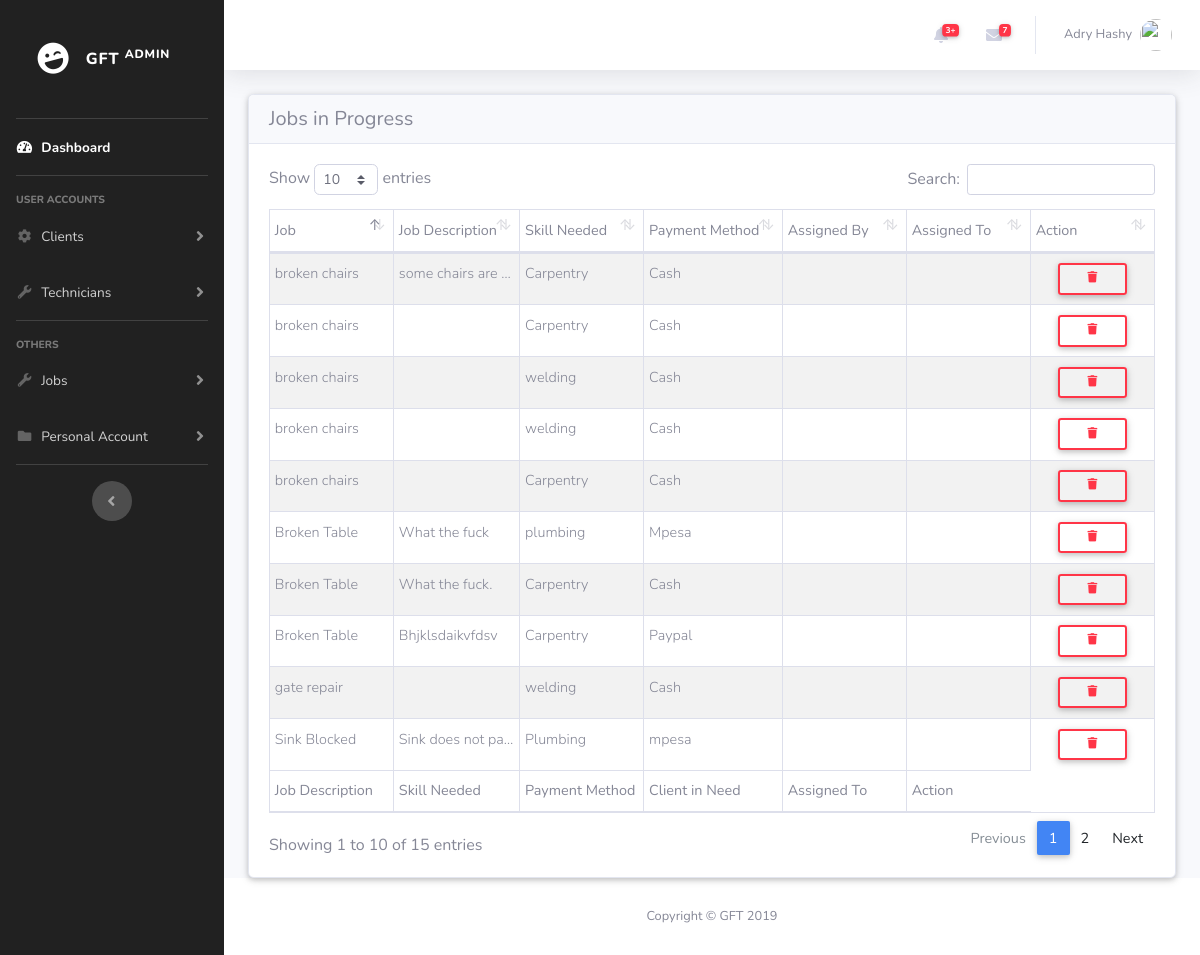
/Admin/jobsincomplete.php (signed in), run on the app's committed database.
### tables this page shows
CREATE TABLE `users` (
  `C_id` int(255) NOT NULL,
  `first_name` varchar(255) NOT NULL,
  `second_name` varchar(255) NOT NULL,
  `national_id` int(20) NOT NULL,
  `email` varchar(100) NOT NULL,
  `password` varchar(100) NOT NULL,
  `role` varchar(100) NOT NULL
);

CREATE TABLE `job` (
  `J_Id` int(100) NOT NULL,
  `job_name` varchar(20) NOT NULL,
  `job_description` varchar(255) NOT NULL,
  `skill_needed` varchar(50) NOT NULL,
  `assigned_by` varchar(100) NOT NULL,
  `assigned_to` varchar(100) NOT NULL,
  `payment_method` varchar(20) NOT NULL,
  `job_status` tinyint(1) NOT NULL
);

### Admin/jobsincomplete.php (the view, shortened to what this page needs)
<!DOCTYPE html>
<html lang="en">
<head>
  <link href="vendor/fontawesome-free/css/all.min.css" rel="stylesheet" type="text/css">
  <link href="../bootstrap-4.2.1-dist/css/mdb.min.css" rel="stylesheet">
  <link href="css/sb-admin-2.min.css" rel="stylesheet">
  <link href="vendor/datatables/dataTables.bootstrap4.min.css" rel="stylesheet">
</head>
<body id="page-top">
  <div id="wrapper">
      <?php include '../includes/adminnav.php'; ?>
    <div id="content-wrapper" class="d-flex flex-column">
      <div id="content">
        <?php include '../includes/AdminTop.php'; ?>
        <div class="container-fluid">
          <div class="card">
            <h5 class="card-header h5">Jobs in Progress</h5>
          <div class="card-body">
          <table id="dataTable" class="table table-striped table-bordered table-sm" cellspacing="0" width="100%">
            <thead>
              <tr>
              <th class="th-sm">Job</th>
              <th class="th-sm">Job Description</th>
              <th class="th-sm">Skill Needed</th>
              <th class="th-sm">Payment Method</th>
              <th class="th-sm">Assigned By</th>
              <th class="th-sm">Assigned To</th>
              <th class="th-sm">Action</th>
              </tr>
            </thead>
            <tbody>
              <?php
                $jobcompleted = mysqli_query($con, "SELECT * FROM job WHERE job_status=0");
                while ($row = mysqli_fetch_array($jobcompleted)) {
              ?>
              <tr>
                <td><?php echo $row['job_name'] ;?></td>
                <td class='text-truncate' style='max-width: 12px;'><?php echo $row['job_description'] ;?></td>
                <td><?php echo $row['skill_needed'] ;?></td>
                <td><?php echo $row['payment_method'] ;?></td>
                <td></td>
                <td></td>
                <td class='text-center'>
                  <button type='button' class='btn btn-outline-danger btn-sm m-0 waves-effect' data-toggle='modal' data-target="#DeleteUser<?php echo $row['J_Id'];?>"> <i class='fas fa-fw fa-trash'></i></button>
                </td>
              </tr>
                <?php }
        ?>
            </tbody>
            <tfoot>
              <tr>
              <th class="th-sm">Job Description</th>
              <th class="th-sm">Skill Needed</th>
              <th class="th-sm">Payment Method</th>
              <th class="th-sm">Client in Need</th>
              <th class="th-sm">Assigned To</th>
              <th class="th-sm">Action</th>
              </tr>
            </tfoot>
          </table>
        </div>
        </div>
        </div>
      </div>
<?php include '../includes/AdminFoot.php'; ?>
    </div>
  </div>
</body>
</html>

### includes/adminnav.php (shortened to what this page needs)
<ul class="navbar-nav elegant-color-dark sidebar sidebar-dark accordion" id="accordionSidebar">
    <br>
    <a class="sidebar-brand d-flex align-items-center justify-content-center" href="index.php">
        <div class="sidebar-brand-icon rotate-n-15">
            <i class="fas fa-laugh-wink"></i>
        </div>
        <div class="sidebar-brand-text mx-3">GFT <sup>ADMIN</div>
    </a>
    <br>
    <hr class="sidebar-divider my-0">
    <li class="nav-item active">
        <a class="nav-link" href="index.php">
            <i class="fas fa-fw fa-tachometer-alt"></i>
            <span>Dashboard</span></a>
    </li>
    <hr class="sidebar-divider">
    <div class="sidebar-heading">
        User Accounts
    </div>
    <li class="nav-item">
        <a class="nav-link collapsed" href="#" data-toggle="collapse" data-target="#collapseTwo" aria-expanded="true" aria-controls="collapseTwo">
            <i class="fas fa-fw fa-cog"></i>
            <span>Clients</span>
        </a>
    </li>
    <li class="nav-item">
        <a class="nav-link collapsed" href="#" data-toggle="collapse" data-target="#collapseThree" aria-expanded="true" aria-controls="collapseThree">
            <i class="fas fa-fw fa-wrench"></i>
            <span>Technicians</span>
        </a>
    </li>
    <hr class="sidebar-divider">
    <div class="sidebar-heading">
        Others
    </div>
    <li class="nav-item">
        <a class="nav-link collapsed" href="#" data-toggle="collapse" data-target="#collapseUtilities" aria-expanded="true" aria-controls="collapseUtilities">
            <i class="fas fa-fw fa-wrench"></i>
            <span>Jobs</span>
        </a>
    </li>
    <li class="nav-item">
        <a class="nav-link collapsed" href="#" data-toggle="collapse" data-target="#collapsePages" aria-expanded="true" aria-controls="collapsePages">
            <i class="fas fa-fw fa-folder"></i>
            <span>Personal Account</span>
        </a>
    </li>
    <hr class="sidebar-divider d-none d-md-block">
    <div class="text-center d-none d-md-inline">
        <button class="rounded-circle border-0" id="sidebarToggle"></button>
    </div>
</ul>

### includes/AdminTop.php (shortened to what this page needs)
<?php
    if($_SESSION['admin'])
  {
      include '../includes/db-conn.php';
      $email=$_SESSION['admin'];
      $user = mysqli_query($con, "SELECT * FROM users WHERE `email`='$email'");
      while($get_user = mysqli_fetch_assoc($user))
      {
          $fname=$get_user['first_name'];
          $sname=$get_user['second_name'];
          $names = $fname.' '.$sname;
      }
  }
  else{
      header('location:../login.php');
  }
?>
<!DOCTYPE html>
<html>
<head>
</head>
        <nav class="navbar navbar-expand navbar-light bg-white topbar mb-4 static-top shadow">
          <ul class="navbar-nav ml-auto">
            <li class="nav-item dropdown no-arrow mx-1">
              <a class="nav-link dropdown-toggle" href="#" id="alertsDropdown" role="button" data-toggle="dropdown" aria-haspopup="true" aria-expanded="false">
                <i class="fas fa-bell fa-fw"></i>
                <span class="badge badge-danger badge-counter">3+</span>
              </a>
            </li>
            <li class="nav-item dropdown no-arrow mx-1">
              <a class="nav-link dropdown-toggle" href="#" id="messagesDropdown" role="button" data-toggle="dropdown" aria-haspopup="true" aria-expanded="false">
                <i class="fas fa-envelope fa-fw"></i>
                <span class="badge badge-danger badge-counter">7</span>
              </a>
            </li>
            <li class="nav-item dropdown no-arrow">
              <a class="nav-link dropdown-toggle" href="#" id="userDropdown" role="button" data-toggle="dropdown" aria-haspopup="true" aria-expanded="false">
                <span class="mr-2 d-none d-lg-inline text-gray-600 small"><?php echo $names?></span>
                <img class="img-profile rounded-circle" src="<?php echo $url; ?>">
              </a>
            </li>
          </ul>
        </nav>
</html>

### includes/AdminFoot.php (shortened to what this page needs)
<!DOCTYPE html>
<html>
<head>
</head>
      <footer class="sticky-footer bg-white">
        <div class="container my-auto">
          <div class="copyright text-center my-auto">
            <span>Copyright &copy; GFT 2019</span>
          </div>
        </div>
      </footer>
</html>

### data on the page
users: names "Adry Hashy"
job: job_name "Sink Blocked", job_description "Sink does not pa…", skill_needed "Plumbing", payment_method "mpesa"
job: job_name "Broken Table", job_description "What the fuck", skill_needed "plumbing", payment_method "Mpesa"
job: job_name "Broken Table", job_description "What the fuck.", skill_needed "Carpentry", payment_method "Cash"
job: job_name "Broken Table", job_description "Bhjklsdaikvfdsv", skill_needed "Carpentry", payment_method "Paypal"
job: job_name "broken chairs", job_description "some chairs are…", skill_needed "Carpentry", payment_method "Cash"
job: job_name "broken chairs", skill_needed "Carpentry", payment_method "Cash"
job: job_name "broken chairs", skill_needed "welding", payment_method "Cash"
job: job_name "broken chairs", skill_needed "welding", payment_method "Cash"
job: job_name "broken chairs", skill_needed "Carpentry", payment_method "Cash"
job: job_name "gate repair", skill_needed "welding", payment_method "Cash"
